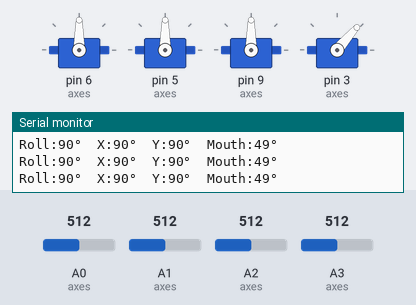
The sketch below on a simulated Arduino Uno, built with avr-gcc and run on an emulated ATmega328P. Shown: 4 × servo, the last lines printed to the serial monitor. The inputs (shaded band) are chosen by the test bench; at power-on: A0 (axes) = 512, A1 (axes) = 512, A2 (axes) = 512, A3 (axes) = 512.

Above: at 1.5 s.
1.6 s: A0 (axes) set to 716
At 3.4 s:
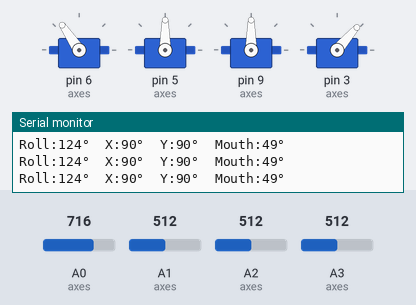
4.6 s: A1 (axes) set to 568
At 4.83 s:
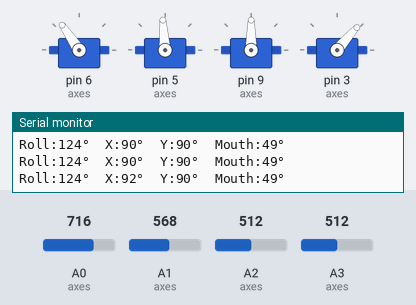
7.6 s: A1 (axes) set to 587
At 8.4 s:
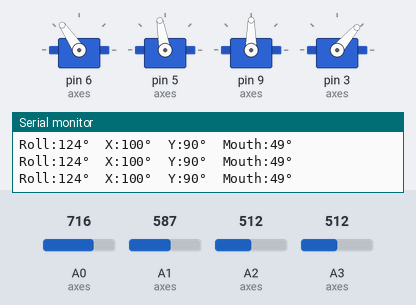
9.3 s: A2 (axes) set to 716
At 10.2 s:
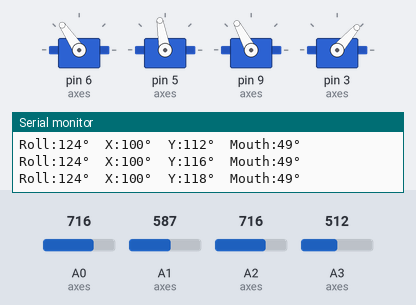
11.4 s: A3 (axes) set to 716
At 13.0 s:
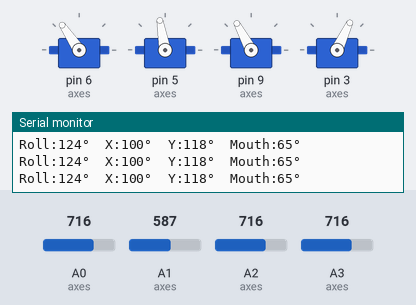
14.4 s: A0 (axes) set to 992
At 16.4 s:
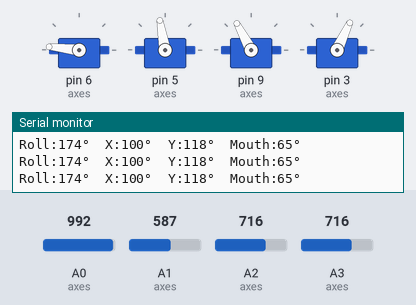
Timing chart, 0 to 17.9 s (numbered marks = the images above; inputs shaded):
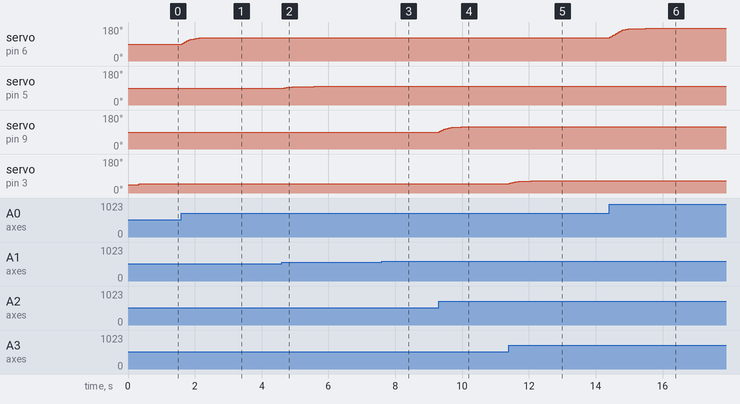

The sketch:

robotic-arm-polished.ino
```cpp
/*
 * ================================================================
 *  4-Axis Robotic Arm — Polished Arduino Firmware
 *  Board  : Arduino Uno (ATmega328P) or Mega
 *  Servos : 4x SG90 or MG90S
 *  Input  : 4x B10K potentiometers on A0–A3
 * ================================================================
 *
 *  Improvements over the bare-bones pot → servo sketch:
 *  ─────────────────────────────────────────────────────────────
 *  1. EMA filter          — smooths ADC noise; kills jitter
 *  2. Deadband hysteresis — servo only moves on real input change
 *  3. Slew rate limiter   — caps deg/tick; protects gears & PSU
 *  4. Per-axis soft limits— configurable min/max per joint
 *  5. Startup home ramp   — smooth power-on to a known position
 *  6. Timed serial output — readable debug, not every-tick flood
 *  7. Consistent loop rate— millis()-based 50 Hz control loop
 *
 *  Pin map (matches repo wiring):
 *    Roll    : servo → D6,  pot → A0
 *    X       : servo → D5,  pot → A1
 *    Y       : servo → D9,  pot → A2
 *    Mouth   : servo → D3,  pot → A3
 *
 *  Power note:
 *    Do NOT power servos from the Arduino 5V pin.
 *    Use a dedicated 5V / 2A+ supply; share GND with Arduino.
 * ================================================================
 */

#include <Servo.h>

// ── Timing constants ─────────────────────────────────────────
static const uint16_t LOOP_PERIOD_MS   = 20;   // control loop  50 Hz
static const uint16_t SERIAL_PERIOD_MS = 250;  // debug print  4 Hz
static const uint16_t HOME_STEP_MS     = 12;   // ms per degree during homing

// ── Filter & motion parameters ───────────────────────────────
static const float   EMA_ALPHA    = 0.08f;
static const uint8_t DEADBAND_DEG = 2;
static const uint8_t MAX_SLEW_DEG = 2;

// ── Home position (degrees) ──────────────────────────────────
static const uint8_t HOME_DEG[4] = { 90, 90, 90, 45 };

// ════════════════════════════════════════════════════════════
//  Axis descriptor struct
// ════════════════════════════════════════════════════════════
struct Axis {
  const char* name;
  uint8_t     servoPin;
  uint8_t     potPin;
  uint8_t     minDeg;
  uint8_t     maxDeg;
  float       emaVal;
  uint8_t     curDeg;
};

// ── AXIS TABLE (repo wiring: Roll→6, X→5, Y→9, Mouth→3) ─────
//          name      servo  pot   min  max
Axis axes[4] = {
  { "Roll",    6, A0,   0,  180, 511.0f, 90 },
  { "X",       5, A1,  15,  165, 511.0f, 90 },
  { "Y",       9, A2,  15,  165, 511.0f, 90 },
  { "Mouth",   3, A3,  10,   90, 511.0f, 45 },
};

Servo servos[4];

// ── Forward declarations ─────────────────────────────────────
void    homeAllAxes();
uint8_t filterAndMap(Axis& ax);
void    slewToward(Axis& ax, uint8_t targetDeg, uint8_t idx);

// ════════════════════════════════════════════════════════════
void setup() {
  Serial.begin(115200);
  Serial.println(F("=== 4-Axis Robotic Arm — Starting ==="));

  for (uint8_t i = 0; i < 4; i++) {
    servos[i].attach(axes[i].servoPin);
    Serial.print(F("  Attached ")); Serial.println(axes[i].name);
  }

  homeAllAxes();

  Serial.println(F("Homing done. Entering control loop at 50 Hz.\n"));
}

// ════════════════════════════════════════════════════════════
void loop() {
  static uint32_t lastLoop   = 0;
  static uint32_t lastSerial = 0;
  uint32_t now = millis();

  if (now - lastLoop < LOOP_PERIOD_MS) return;
  lastLoop = now;

  for (uint8_t i = 0; i < 4; i++) {
    uint8_t target = filterAndMap(axes[i]);
    slewToward(axes[i], target, i);
  }

  if (now - lastSerial >= SERIAL_PERIOD_MS) {
    lastSerial = now;
    for (uint8_t i = 0; i < 4; i++) {
      Serial.print(axes[i].name);
      Serial.print(F(":"));
      Serial.print(axes[i].curDeg);
      Serial.print(F("°  "));
    }
    Serial.println();
  }
}

// ════════════════════════════════════════════════════════════
void homeAllAxes() {
  Serial.println(F("Homing..."));

  for (uint8_t i = 0; i < 4; i++) {
    servos[i].write(axes[i].curDeg);
  }
  delay(300);

  bool allDone = false;
  while (!allDone) {
    allDone = true;
    for (uint8_t i = 0; i < 4; i++) {
      if (axes[i].curDeg == HOME_DEG[i]) continue;
      allDone = false;
      axes[i].curDeg += (axes[i].curDeg < HOME_DEG[i]) ? 1 : -1;
      servos[i].write(axes[i].curDeg);
    }
    delay(HOME_STEP_MS);
  }
}

// ════════════════════════════════════════════════════════════
uint8_t filterAndMap(Axis& ax) {
  int16_t raw = analogRead(ax.potPin);

  ax.emaVal = EMA_ALPHA * (float)raw + (1.0f - EMA_ALPHA) * ax.emaVal;

  int16_t deg = map((long)ax.emaVal, 0, 1023, ax.minDeg, ax.maxDeg);
  deg = constrain(deg, ax.minDeg, ax.maxDeg);

  return (uint8_t)deg;
}

// ════════════════════════════════════════════════════════════
void slewToward(Axis& ax, uint8_t targetDeg, uint8_t idx) {
  int16_t error = (int16_t)targetDeg - (int16_t)ax.curDeg;

  if (abs(error) < DEADBAND_DEG) return;

  int16_t step = constrain(error, -(int16_t)MAX_SLEW_DEG,
                                   (int16_t)MAX_SLEW_DEG);

  int16_t next = (int16_t)ax.curDeg + step;
  next = constrain(next, ax.minDeg, ax.maxDeg);
  ax.curDeg = (uint8_t)next;
  servos[idx].write(ax.curDeg);
}
```

Measured:
- after the input at 1.6 s, servo on pin 6 (axes): moves from 90° to 124° over 0.70 s, starting at once
- after the input at 4.6 s, servo on pin 5 (axes): 90° → 92° after 0.08 s, → 94° 0.08 s later, → 96° 0.16 s later, → 98° 0.66 s later
- after the input at 7.6 s, servo on pin 5 (axes): 98° → 100° after 0.24 s
- after the input at 9.3 s, servo on pin 9 (axes): moves from 90° to 118° over 0.66 s, starting at once
- after the input at 11.4 s, servo on pin 3 (axes): moves from 49° to 65° over 0.66 s, starting at once
- after the input at 14.4 s, servo on pin 6 (axes): moves from 124° to 174° over 1.1 s, starting at once
